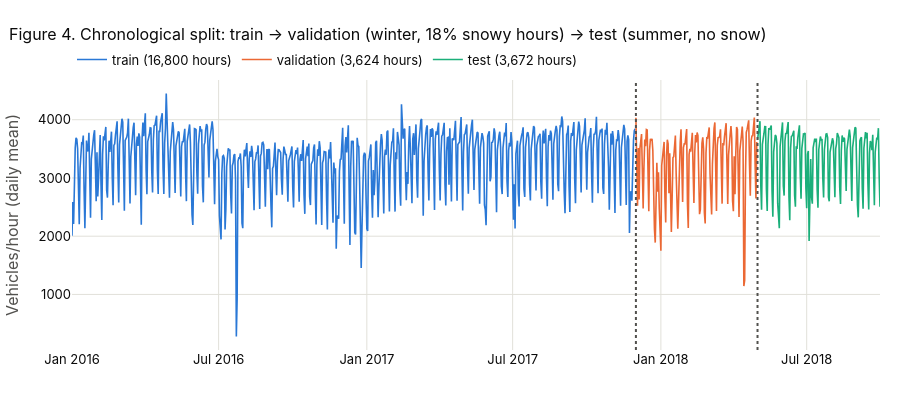

Source (notebook cell):
### Markdown cell above
Chuỗi sạch `ts` có **24 096 giờ liên tục, mỗi giờ một dòng, không còn giá trị thiếu**. Trong đó 1 012 giờ (4.2%) là giá trị điền từ quá khứ và chỉ dùng làm đầu vào.

### 4.2 Chia train / validation / test theo thời gian

Dữ liệu được chia theo thời gian, không xáo trộn. Nếu chia ngẫu nhiên thì giờ ngay trước một giờ test có thể nằm trong train, và mô hình được chấm trên một câu hỏi gần như đã biết đáp án. Phần để riêng từ đầu mục 3 được tách đôi: **validation** (12/2017 – 04/2018) dùng để so sánh và chọn mô hình, **test** (05/2018 – 09/2018) chỉ chấm một lần. **Train** là phần còn lại của giai đoạn nghiên cứu (01/2016 – 11/2017). Việc chia được làm trước phân tích khám phá, để mục 5 chỉ nhìn thấy train.

### Code cell
TRAIN_END = HOLDOUT_START - pd.Timedelta(hours=1)
VAL_END = pd.Timestamp("2018-04-30 23:00")
SPLITS = {"train": ts.loc[:TRAIN_END], "validation": ts.loc[HOLDOUT_START:VAL_END], "test": ts.loc[VAL_END:].iloc[1:]}
display(pd.DataFrame({
    "from": {k: p.index.min() for k, p in SPLITS.items()}, "to": {k: p.index.max() for k, p in SPLITS.items()},
    "hours": {k: len(p) for k, p in SPLITS.items()},
    f"mean {TARGET}": {k: p.loc[p["is_filled"] == 0, TARGET].mean() for k, p in SPLITS.items()},
    "filled hours": {k: int(p["is_filled"].sum()) for k, p in SPLITS.items()},
    "% hours with snow": {k: (p["weather_main"] == "Snow").mean() * 100 for k, p in SPLITS.items()}}))

fig = go.Figure()
for (name, part), color in zip(SPLITS.items(), [BLUE, ORANGE, AQUA]):
    daily = part[TARGET].resample("D").mean()
    fig.add_trace(go.Scatter(x=daily.index, y=daily.values, mode="lines", name=f"{name} ({len(part):,} hours)",
                             line=dict(color=color, width=1.6)))
for cut in (HOLDOUT_START, VAL_END):
    fig.add_vline(x=cut, line_dash="dot", line_color=INK_2)
show_fig(fig, "Chronological split: train → validation (winter, 18% snowy hours) → test (summer, no snow)",
         "ts_split", height=400, yaxis_title="Vehicles/hour (daily mean)", hovermode="x unified")

### Figure 1 — Plotly figure (JSON) as saved in the notebook; plotly's stock layout.template omitted (floating-point values rounded to 4 significant figures; data arrays with more than 128 entries replaced by an {"elided": "..."} marker saying what was removed)
{"data": [{"line": {"color": "#2a78d6", "width": 1.6}, "mode": "lines", "name": "train (16,800 hours)", "type": "scatter", "x": {"elided": "700 str values"}, "y": {"elided": "700 float values"}}, {"line": {"color": "#eb6834", "width": 1.6}, "mode": "lines", "name": "validation (3,624 hours)", "type": "scatter", "x": {"elided": "151 str values"}, "y": {"elided": "151 float values"}}, {"line": {"color": "#1baf7a", "width": 1.6}, "mode": "lines", "name": "test (3,672 hours)", "type": "scatter", "x": {"elided": "153 str values"}, "y": {"elided": "153 float values"}}], "layout": {"height": 400, "hovermode": "x unified", "meta": {"name": "ts_split"}, "shapes": [{"line": {"color": "#52514e", "dash": "dot"}, "type": "line", "x0": "2017-12-01T00:00:00", "x1": "2017-12-01T00:00:00", "xref": "x", "y0": 0, "y1": 1, "yref": "y domain"}, {"line": {"color": "#52514e", "dash": "dot"}, "type": "line", "x0": "2018-04-30T23:00:00", "x1": "2018-04-30T23:00:00", "xref": "x", "y0": 0, "y1": 1, "yref": "y domain"}], "title": {"text": "Figure 4. Chronological split: train → validation (winter, 18% snowy hours) → test (summer, no snow)"}, "yaxis": {"title": {"text": "Vehicles/hour (daily mean)"}}}}
